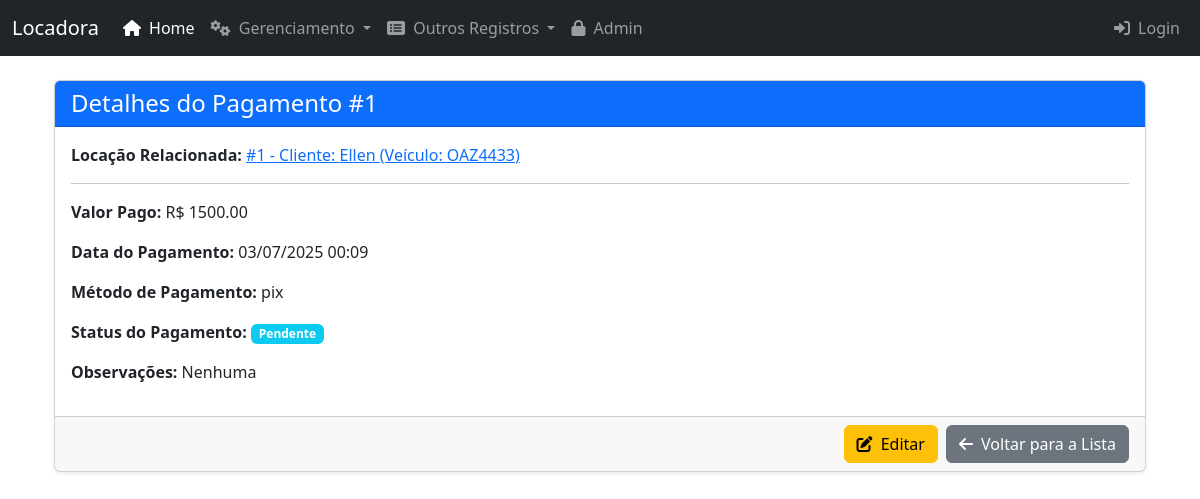
The app's page /pagamentos/1/ with its own data.
### core/models.py (models this page shows, shortened)
class Pagamento(models.Model):
    id_pagamento = models.AutoField(primary_key=True)
    data_pagamento = models.DateTimeField(auto_now_add=True)
    valor_pago = models.DecimalField(max_digits=10, decimal_places=2)
    metodo_pagamento = models.CharField(max_length=50)
    status_pagamento = models.CharField(max_length=20, default='Pendente') # Ex: Pendente, Pago, Estornado
    observacoes = models.TextField(blank=True, null=True)
    locacao = models.ForeignKey(Locacao, on_delete=models.CASCADE, related_name='pagamentos') # CASCADE para deletar pagamentos se locação for deletada
    class Meta:
        verbose_name = "Pagamento"
        verbose_name_plural = "Pagamentos"

class Locacao(models.Model):
    id_locacao = models.AutoField(primary_key=True)
    data_inicio = models.DateTimeField()
    data_fim_prevista = models.DateTimeField()
    data_fim_real = models.DateTimeField(null=True, blank=True)
    valor_total = models.DecimalField(max_digits=10, decimal_places=2, null=True, blank=True)
    status_locacao = models.CharField(max_length=20, default='Reservada')
    cliente = models.ForeignKey(Cliente, on_delete=models.PROTECT, related_name='locacoes')
    veiculo = models.ForeignKey(Veiculo, on_delete=models.PROTECT, related_name='locacoes')
    funcionario = models.ForeignKey(Funcionario, on_delete=models.SET_NULL, null=True, blank=True, related_name='locacoes_atendidas')
    agencia = models.ForeignKey(Agencia, on_delete=models.PROTECT, related_name='locacoes_origem')
    class Meta:
        verbose_name = "Locação"
        verbose_name_plural = "Locações"

class Cliente(models.Model):
    id_cliente = models.AutoField(primary_key=True)
    nome = models.CharField(max_length=100)
    sobrenome = models.CharField(max_length=100)
    cpf = models.CharField(max_length=14, unique=True) # Formato "XXX.XXX.XXX-XX"
    data_nascimento = models.DateField(null=True, blank=True)
    email = models.EmailField(unique=True)
    telefone = models.CharField(max_length=20)
    endereco = models.CharField(max_length=255)
    num_cnh = models.CharField(max_length=20, unique=True, null=True, blank=True)
    data_val_cnh = models.DateField(null=True, blank=True)
    class Meta:
        verbose_name = "Cliente"
        verbose_name_plural = "Clientes"

class Veiculo(models.Model):
    id_veiculo = models.AutoField(primary_key=True)
    placa = models.CharField(max_length=8, unique=True)
    marca = models.CharField(max_length=45)
    modelo = models.CharField(max_length=45)
    ano = models.IntegerField()
    cor = models.CharField(max_length=30)
    quilometragem = models.DecimalField(max_digits=10, decimal_places=2) # Pode ser IntegerField se for sempre km inteiros
    status_disponibilidade = models.CharField(max_length=20, default='Disponível')
    valor_diario = models.DecimalField(max_digits=10, decimal_places=2)
    tipo_veiculo = models.ForeignKey(TipoVeiculo, on_delete=models.SET_NULL, null=True, related_name='veiculos')
    class Meta:
        verbose_name = "Veículo"
        verbose_name_plural = "Veículos"

### core/views.py (the view)
# urls.py: path('pagamentos/<int:pk>/', views.detalhes_pagamento, name='detalhes_pagamento'),
def detalhes_pagamento(request, pk):
    pagamento = get_object_or_404(Pagamento, pk=pk)
    return render(request, 'core/detalhes_pagamento.html', {'pagamento': pagamento})

### core/templates/core/detalhes_pagamento.html (shortened to what this page needs)
{% extends 'base.html' %}
{% block content %}
    <div class="card shadow-sm">
        <div class="card-header bg-primary text-white">
            <h1 class="h4 mb-0">Detalhes do Pagamento #{{ pagamento.id_pagamento }}</h1>
        </div>
        <div class="card-body">
            <p><strong>Locação Relacionada:</strong>
               <a href="{% url 'detalhes_locacao' pk=pagamento.locacao.pk %}">
                   #{{ pagamento.locacao.id_locacao }} - Cliente: {{ pagamento.locacao.cliente.nome }} (Veículo: {{ pagamento.locacao.veiculo.placa }})
               </a>
            </p>
            <hr>
            <p><strong>Valor Pago:</strong> R$ {{ pagamento.valor_pago|floatformat:2 }}</p>
            <p><strong>Data do Pagamento:</strong> {{ pagamento.data_pagamento|date:"d/m/Y H:i" }}</p>
            <p><strong>Método de Pagamento:</strong> {{ pagamento.metodo_pagamento }}</p>
            <p><strong>Status do Pagamento:</strong> <span class="badge bg-info">{{ pagamento.status_pagamento }}</span></p>
            <p><strong>Observações:</strong> {{ pagamento.observacoes|default:"Nenhuma" }}</p>
        </div>
        <div class="card-footer d-flex justify-content-end">
            <a href="{% url 'editar_pagamento' pk=pagamento.pk %}" class="btn btn-warning me-2">
                <i class="fas fa-edit me-1"></i> Editar
            </a>
            <a href="{% url 'lista_pagamentos' %}" class="btn btn-secondary">
                <i class="fas fa-arrow-left me-1"></i> Voltar para a Lista
            </a>
        </div>
    </div>
{% endblock %}

### records on screen
Pagamento: id_pagamento "1", locacao.id_locacao "1", locacao.cliente.nome "Ellen", locacao.veiculo.placa "OAZ4433", valor_pago "1500.00", data_pagamento "03/07/2025 00:09", metodo_pagamento "pix", status_pagamento "Pendente", observacoes "Nenhuma"
